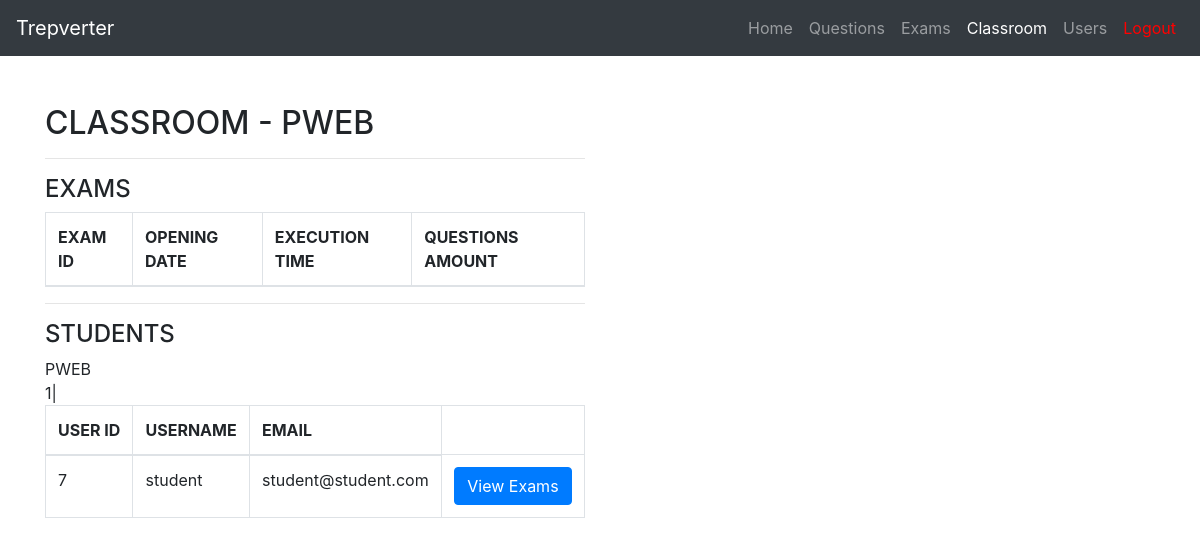
The app's page /classes/PWEB (signed in) with its own data.
### tables this page shows
CREATE TABLE "school_classes" (
	"id"	INTEGER NOT NULL,
	"name"	VARCHAR NOT NULL,
	"invite_code"	TEXT,
	"creation_date"	DATE NOT NULL,
	"teacher_id"	INTEGER,
	PRIMARY KEY("id"),
	FOREIGN KEY("teacher_id") REFERENCES "users"("id")
);

CREATE TABLE "users" (
	"id"	INTEGER NOT NULL,
	"real_name"	TEXT,
	"username"	VARCHAR(64) NOT NULL,
	"email"	VARCHAR(64) NOT NULL,
	"password"	VARCHAR NOT NULL,
	"first_access"	BOOLEAN NOT NULL,
	"role_id"	INTEGER,
	PRIMARY KEY("id"),
	FOREIGN KEY("role_id") REFERENCES "roles"("id")
);

CREATE TABLE school_classes_students (
	id INTEGER NOT NULL, 
	school_class_id INTEGER, 
	student_id INTEGER, 
	PRIMARY KEY (id), 
	FOREIGN KEY(school_class_id) REFERENCES school_classes (id), 
	FOREIGN KEY(student_id) REFERENCES users (id)
);

### views/main.py (the view)
@main.route('/classes/<class_name>', methods=['GET', 'POST', 'PUT', 'DELETE'])
@login_required
@admin_teacher_login_required()
def classe(class_name):
    from models.entities import Exam, SchoolClass, User
    from forms import ClassroomForm
    all_exams = Exam.show_all()
    classroom = SchoolClass.show_one(class_name)
    return render_template('classe.html', class_name=class_name, exams=all_exams, user=current_user, classroom=classroom, User=User)

### app.py (called while the page is built)
@login_manager.user_loader
def load_user(user_id):
    from models.entities import User
    return User.query.get(int(user_id))

### login_required.py (called while the page is built)
def admin_teacher_login_required():
    def decorator(view_func):
        from functools import wraps
        @wraps(view_func)
        def wrapper(*args, **kwargs):
            from flask_login import current_user
            if current_user.is_authenticated and str(current_user.role) == 'Admin' or str(current_user.role) == 'Teacher':
                return view_func(*args, **kwargs)
            else:
                flash("You don't have permission to access this page")
                return redirect(url_for('main.index'))
        return wrapper
    return decorator

### models/entities.py (called while the page is built)
    def __repr__(self):
        return f'{self.name}'

    @staticmethod
    def show_one(user_id):
        return User.query.get(int(user_id))

    @staticmethod
    def show_all():
        return Exam.query.all()

    def show_one(class_name):
        return SchoolClass.query.filter_by(name=class_name).first()

    def __repr__(self):
        return f'{self.school_class_id}|'

### templates/classe.html (shortened to what this page needs)
{% import "bootstrap/wtf.html" as wtf %}
<!DOCTYPE html>
<html lang="en">
<head>
  <link rel="stylesheet" href="https://maxcdn.bootstrapcdn.com/bootstrap/4.0.0/css/bootstrap.min.css">
</head>
<body>
  <nav class="navbar navbar-expand-lg navbar-dark bg-dark">
    <a class="navbar-brand" href="#">Trepverter</a>
    <div class="collapse navbar-collapse" id="navbarNav">
      <ul class="navbar-nav ml-auto">
        <li class="nav-item">
          <a class="nav-link" href="{{url_for('main.index')}}">Home</a>
        </li>
        <li class="nav-item">
            <a class="nav-link" href="{{url_for('main.questions')}}">Questions</a>
        </li>
        <li class="nav-item">
          <a class="nav-link" href="{{url_for('main.exams')}}">Exams</a>
        </li>
        <li class="nav-item active">
          <a class="nav-link" href="{{url_for('main.classes')}}">Classroom</a>
        </li>
        <li class="nav-item">
            <a class="nav-link" href="{{url_for('main.users')}}">Users</a>
          </li>
        <li class="nav-item">
          <a class="nav-link" style = "color: red" href="{{url_for('auth.logout')}}">Logout</a>
        </li>
      </ul>
    </div>
  </nav>
  <div class="container mt-5">
    <div class="row">
      <div class="col-md-6">
        <h2>CLASSROOM - {{ classroom.name }}</h2>
        <hr>
        <h4>EXAMS</h4>
        <table class="table table-bordered table-hover">
            <thead>
                <tr>
                    <th scope="col">EXAM ID</th>
                    <th scope="col">OPENING DATE</th>
                    <th scope="col">EXECUTION TIME</th>
                    <th scope="col">QUESTIONS AMOUNT</th>
                </tr>
            </thead>
        </table>
        <hr>
        <h4>STUDENTS</h4>
        <table class="table table-bordered table-hover">
            <thead>
                <tr>
                    <th scope="col">USER ID</th>
                    <th scope="col">USERNAME</th>
                    <th scope="col">EMAIL</th>
                </tr>
            </thead>
            <tbody>
            <br>
            {% for student in classroom.school_class_students %}
                {% set user = User.show_one(student.student_id) %}
                <td>{{user.id}}</td>
                <td>{{user.username}}</td>
                <td>{{user.email}}</td>
                <td><button type="button" onclick="location.href='classes/{{user.id}}/exams'" class="btn btn-primary">View Exams</button></td>
            {% endfor %}
            </tbody>
        </table>
      </div>
    </div>
  </div>

### records on screen
school_classes: name "PWEB"
users: id "7", username "student", email "student@student.com"
